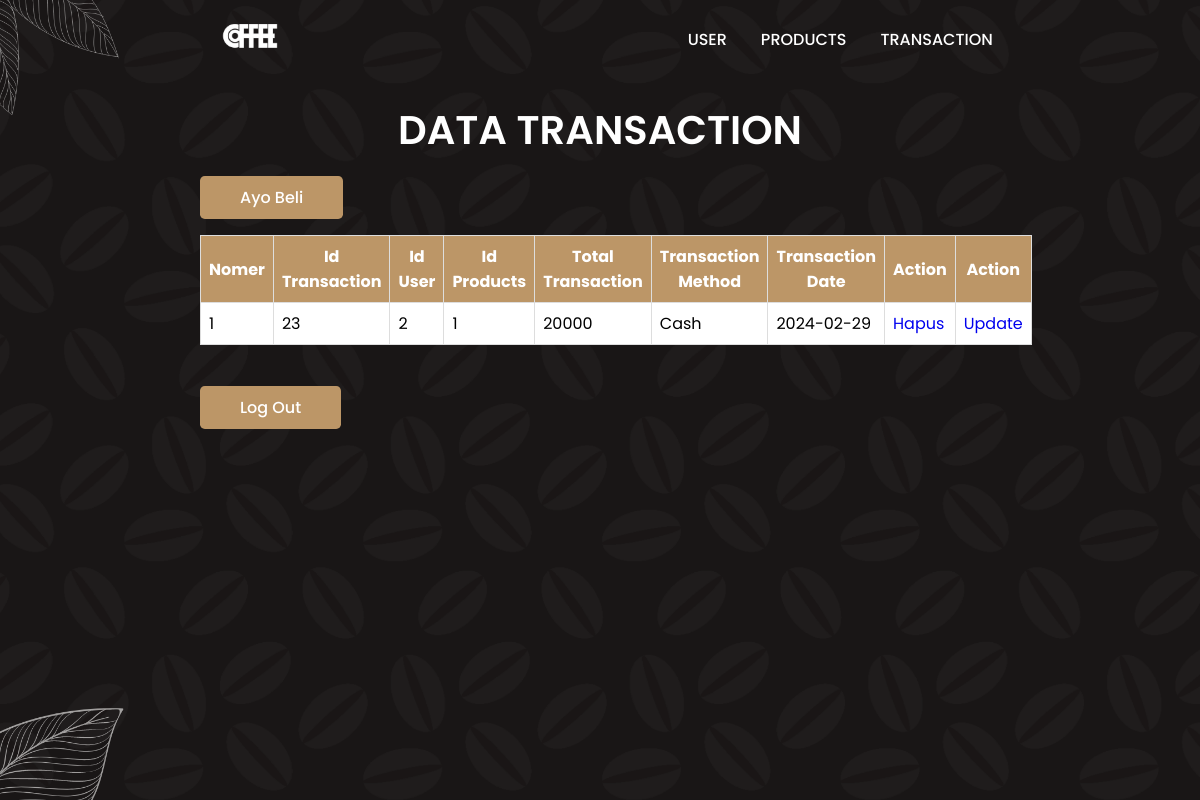
The app's page /coffee/admin/transaction.php with its own data.
### tables this page shows
CREATE TABLE `transaksi` (
  `id_transaksi` int(11) NOT NULL,
  `id_user` int(11) NOT NULL,
  `id_produk` int(11) NOT NULL,
  `total_transaksi` int(11) NOT NULL,
  `metode_transaksi` varchar(20) NOT NULL,
  `tanggal_transaksi` date NOT NULL
);

### coffee/admin/transaction.php (the view, shortened to what this page needs)
<!DOCTYPE html>
<html lang="en">
<head>
    <link rel="stylesheet" href="styleadmin.css">
</head>
<body>
    <header>
        <a href="#" class="logo">
            <img src="img/logo1.png" alt="">
        </a>
        <ul class="navbar">
            <li><a href="user.php">User</a></li>
            <li><a href="products.php">Products</a></li>
            <li><a href="transaction.php">transaction</a></li>
        </ul>
    </header>
    <section class="user">
    <h1 class="heading">Data Transaction</h1>
    <br>
    <a href="beli_produk.php" class="btn">Ayo Beli</a>
    <br>
    <br>
    <table border="1" class="table">
        <tr>
            <th>Nomer</th>
            <th>Id Transaction</th>
            <th>Id User</th>
            <th>Id Products</th>
            <th>Total Transaction</th>
            <th>Transaction Method</th>
            <th>Transaction Date</th>
            <th>Action</th>
            <th>Action</th>
        </tr>
        <?php
        include '../koneksi.php';
        $query_mysql = mysqli_query($mysqli, "SELECT * FROM transaksi") or die(mysqli_error($mysqli));
        $nomor = 1;
        while($data = mysqli_fetch_array($query_mysql)) {
        ?>
        <tr>
            <td><?php echo $nomor++; ?></td>
            <td><?php echo $data['id_transaksi']; ?></td>
            <td><?php echo $data['id_user']; ?></td>
            <td><?php echo $data['id_produk']; ?></td>
            <td><?php echo $data['total_transaksi']; ?></td>
            <td><?php echo $data['metode_transaksi']; ?></td>
            <td><?php echo $data['tanggal_transaksi']; ?></td>
            <td><a href="hapus_transaksi.php?id=<?php echo $data['id_transaksi']; ?>" class="btn-hapus">Hapus</a></td>
            <td><a href="update_transaksi.php?id=<?php echo $data['id_transaksi']; ?>" class="btn-update">Update</a></td>
        </tr>
        <?php } ?>
    </table>
    <br>
    <br>
    <a href="../index.php" class="btn">Log Out</a>
</section>
</body>
</html>

### coffee/admin/styleadmin.css (style rules this page uses)
* { font-family: 'Poppins', sans-serif; margin: 0; padding: 0; box-sizing: border-box; scroll-padding-top: 4rem; scroll-behavior: smooth; list-style: none; text-decoration: none; }
:root { --main-color: #bc9667; --second-color: #edeae3; --text-color: #1b1b1b; --bg-color: #fff; --box-shadow: 2px 2px 10px 4px rgb(14 55 54 / 15%); }
section { padding: 100px 200px; }
header { position: fixed; width: 100%; top: 0; right: 0; z-index: 10000; display: flex; justify-content: space-around; align-items: center; padding: 18px 100px; transition: 0.5s linear; }
.logo img { width: 120px; }
.navbar { display: flex; }
.navbar a { padding: 8px 17px; color: var(--bg-color); font-size: 1rem; text-transform: uppercase; font-weight: 500; }
.user { width: 100%; min-height: 100vh; background: url(img/bg.png); background-repeat: no-repeat; background-size: cover; background-position: center; }
.heading { color: var(--bg-color); font-size: 40px; font-weight: 600; text-align: center; text-transform: uppercase; }
.table { width: 100%; border-collapse: collapse; background: var(--bg-color); background-size: cover; background-repeat: no-repeat; }
.table th, .table td { border: 1px solid #ddd; padding: 8px; }
.table th { background-color: var(--main-color); color: #fff; }
.btn { padding: 10px 40px; border-radius: 0.3rem; background: var(--main-color); color: var(--bg-color); font-weight: 500; }

### records on screen
transaksi: id_transaksi "23", id_user "2", id_produk "1", total_transaksi "20000", metode_transaksi "Cash", tanggal_transaksi "2024-02-29"
